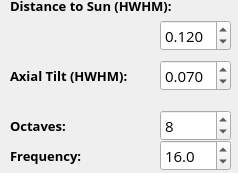
        <widget class="QWidget" name="mpTemperature">
         <property name="geometry">
          <rect>
           <x>0</x>
           <y>0</y>
           <width>238</width>
           <height>173</height>
          </rect>
         </property>
         <attribute name="label">
          <string>Temperature</string>
         </attribute>
         <widget class="QSpinBox" name="spnTempOct">
          <property name="geometry">
           <rect>
            <x>160</x>
            <y>110</y>
            <width>71</width>
            <height>31</height>
           </rect>
          </property>
          <property name="font">
           <font>
            <family>Open Sans</family>
            <pointsize>11</pointsize>
           </font>
          </property>
          <property name="value">
           <number>8</number>
          </property>
         </widget>
         <widget class="QLabel" name="label_79">
          <property name="geometry">
           <rect>
            <x>10</x>
            <y>110</y>
            <width>151</width>
            <height>31</height>
           </rect>
          </property>
          <property name="font">
           <font>
            <family>Open Sans</family>
            <pointsize>10</pointsize>
            <weight>75</weight>
            <bold>true</bold>
           </font>
          </property>
          <property name="text">
           <string>Octaves:</string>
          </property>
         </widget>
         <widget class="QDoubleSpinBox" name="spnDistSun">
          <property name="geometry">
           <rect>
            <x>160</x>
            <y>20</y>
            <width>71</width>
            <height>31</height>
           </rect>
          </property>
          <property name="font">
           <font>
            <family>Open Sans</family>
            <pointsize>11</pointsize>
           </font>
          </property>
          <property name="decimals">
           <number>3</number>
          </property>
          <property name="maximum">
           <double>1.000000000000000</double>
          </property>
          <property name="singleStep">
           <double>0.010000000000000</double>
          </property>
          <property name="value">
           <double>0.120000000000000</double>
          </property>
         </widget>
         <widget class="QLabel" name="label_80">
          <property name="geometry">
           <rect>
            <x>10</x>
            <y>140</y>
            <width>151</width>
            <height>31</height>
           </rect>
          </property>
          <property name="font">
           <font>
            <family>Open Sans</family>
            <pointsize>10</pointsize>
            <weight>75</weight>
            <bold>true</bold>
           </font>
          </property>
          <property name="text">
           <string>Frequency:</string>
          </property>
         </widget>
         <widget class="QLabel" name="label_81">
          <property name="geometry">
           <rect>
            <x>10</x>
            <y>60</y>
            <width>151</width>
            <height>31</height>
           </rect>
          </property>
          <property name="font">
           <font>
            <family>Open Sans</family>
            <pointsize>10</pointsize>
            <weight>75</weight>
            <bold>true</bold>
           </font>
          </property>
          <property name="text">
           <string>Axial Tilt (HWHM):</string>
          </property>
         </widget>
         <widget class="QDoubleSpinBox" name="spnAxTilt">
          <property name="geometry">
           <rect>
            <x>160</x>
            <y>60</y>
            <width>71</width>
            <height>31</height>
           </rect>
          </property>
          <property name="font">
           <font>
            <family>Open Sans</family>
            <pointsize>11</pointsize>
           </font>
          </property>
          <property name="decimals">
           <number>3</number>
          </property>
          <property name="minimum">
           <double>-0.250000000000000</double>
          </property>
          <property name="maximum">
           <double>0.250000000000000</double>
          </property>
          <property name="singleStep">
           <double>0.010000000000000</double>
          </property>
          <property name="value">
           <double>0.070000000000000</double>
          </property>
         </widget>
         <widget class="QLabel" name="label_82">
          <property name="geometry">
           <rect>
            <x>10</x>
            <y>-10</y>
            <width>181</width>
            <height>31</height>
           </rect>
          </property>
          <property name="font">
           <font>
            <family>Open Sans</family>
            <pointsize>10</pointsize>
            <weight>75</weight>
            <bold>true</bold>
           </font>
          </property>
          <property name="text">
           <string>Distance to Sun (HWHM):</string>
          </property>
         </widget>
         <widget class="QDoubleSpinBox" name="spnTempFreq">
          <property name="geometry">
           <rect>
            <x>160</x>
            <y>140</y>
            <width>71</width>
            <height>31</height>
           </rect>
          </property>
          <property name="font">
           <font>
            <family>Open Sans</family>
            <pointsize>11</pointsize>
           </font>
          </property>
          <property name="decimals">
           <number>1</number>
          </property>
          <property name="maximum">
           <double>256.000000000000000</double>
          </property>
          <property name="singleStep">
           <double>8.000000000000000</double>
          </property>
          <property name="value">
           <double>16.000000000000000</double>
          </property>
         </widget>
        </widget>
